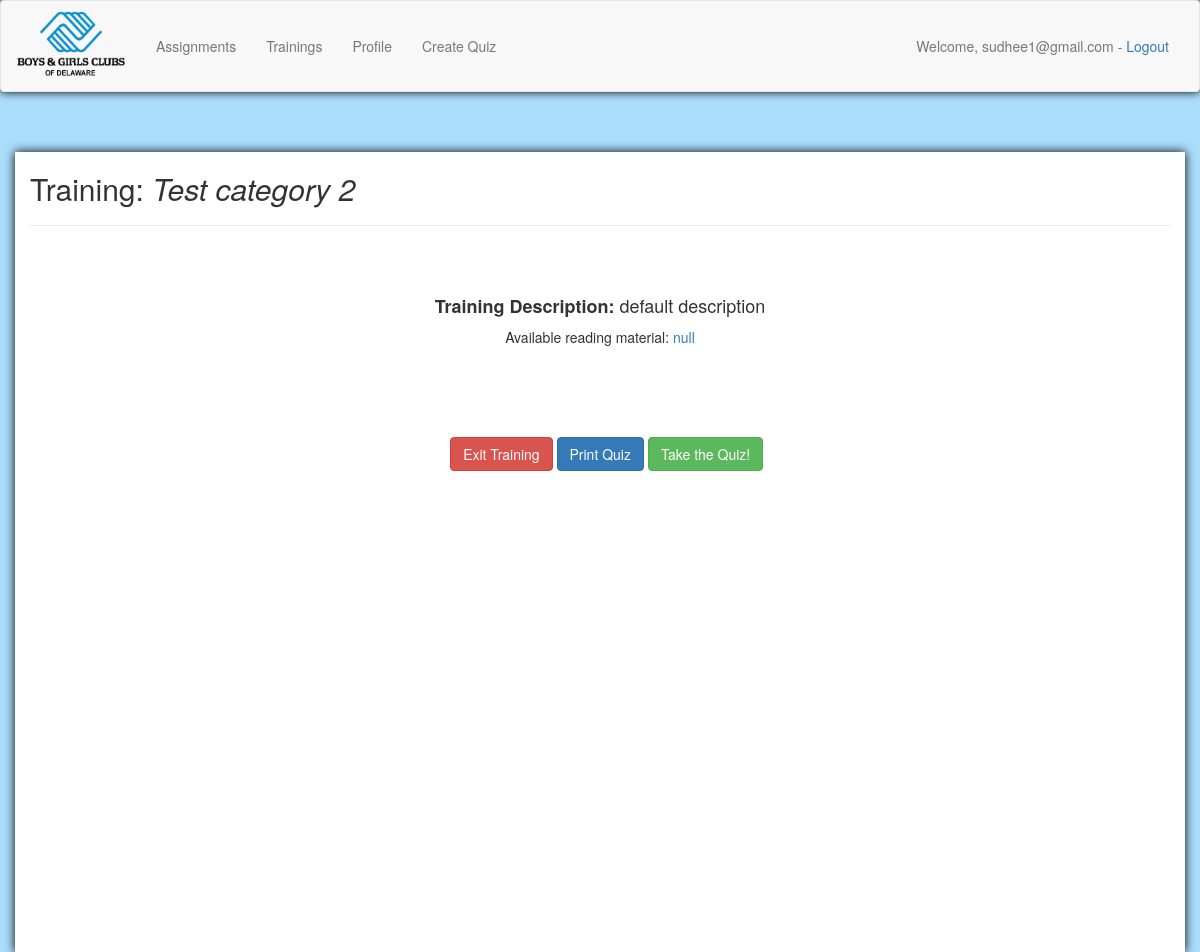
/user_assigned_training/1/ (signed in), run on the app's committed database.
### quiz_admin/models.py (models this page shows, shortened)
class Categories(models.Model):
    class Meta:
        verbose_name_plural = "quizzes"
    groups = models.ManyToManyField(Group, related_name='group')
    category_text = models.CharField(max_length=200, unique=True )
    category_description = models.CharField(max_length=1000, default="")
    course_code = models.CharField(max_length=40, default="CD"+datetime.datetime.now().strftime('%Y-%m-%d_%H:%M:%S'))
    due_date = models.DateField(default=datetime.date.today)
    duration_hours = models.DecimalField(max_digits=5, decimal_places=2, default=0.0)
    required_score = models.DecimalField(max_digits=3, decimal_places=0, default=100)

class Videos(models.Model):
    category_id = models.ForeignKey(Categories)
    url_name = models.CharField(max_length=100, blank=True)
    url = models.URLField(blank=True)
    filename = models.CharField(max_length=100, blank=True)
    file = models.FileField(upload_to=MEDIA_ROOT_FILES, blank=True)

### quizzes/views.py (the view)
# urls.py: url(r'^user_assigned_training/', include('quizzes.urls', namespace="quizzes"), name='user_assigned_training'),
@login_required
def user_assigned_training(request, training_id):
    try:
        category = Categories.objects.get(pk=training_id)
        videos = Videos.objects.filter(category_id=training_id)
    except Categories.DoesNotExist:
        raise Http404
    training_info = {}
    video_list = []
    for video in videos:
        video_list.append(video)
    paginated_videos = Paginator(video_list, 1)
    page = request.GET.get('page')
    try:
        training_info['videos'] = paginated_videos.page(page)
    except PageNotAnInteger:
        training_info['videos'] = paginated_videos.page(1)
    except EmptyPage:
        training_info['videos'] = paginated_videos.page(paginated_videos.num_pages)
    training_info['title'] = category.category_text
    training_info['description'] = category.category_description
    training_info['id'] = training_id
    if paginated_videos.num_pages > 1:
        paginate = True
    else:
        paginate = False
    context = {'training_info': training_info, 'paginate': paginate}
    return render(request, 'trainings/training.html', context)

### quizzes/templates/trainings/training.html (shortened to what this page needs)
{% include "base.html" %}
<head>
    {% load bootstrap3 %}
    {% bootstrap_css %}
</head>
<body>
    <div class="container" style="height:100%; background-color:white; box-shadow:0 0 10px black;">
        <h2>Training: <i>{{ training_info.title }}</i></h2>
        <hr/>
        <br/>
        <div class="row">
                <div class="container">
                    <br/>
                    <div style="text-align:center;">
                        <h4><b>Training Description:</b>
                            {% if training_info.description %}
                                {{ training_info.description }}
                            {% else %}
                            <i>There is no description for this training.</i>
                            {% endif %}
                        </h4>
                        {% if paginate %}
                                {% load embed_video_tags %}
                        {% endif %}
                        {% if not paginate %}
                            {% load embed_video_tags %}
                            {% for video in training_info.videos %}
                                <p>Available reading material: <a href="/training/download_file/{{ video.id }}/">{{ video.filename }}</a></p>
                                <br />
                            {% endfor %}
                        {% endif %}
                    </div>
                    <br/>
                </div>
        </div>
        <br/>
        <br/>
        <div style="text-align:center;margin-left:10pt;">
            <a href="/" class="btn btn-danger">Exit Training</a>
            <a href="/user_assigned_training/print_quiz/{{ training_info.id }}/" class="btn btn-primary">Print Quiz</a>
            <a href="/user_assigned_training/{{ training_info.id }}/quiz" class="btn btn-success">Take the Quiz!</a>
        </div>
        <br/>
    </div>
</body>

### quizzes/templates/base.html (shortened to what this page needs)
<head>
    {% load bootstrap3 %}
    {% bootstrap_css %}
</head>
<body>
    <nav class="navbar navbar-default" style="box-shadow:0 0 10px black;">
        <div class="container-fluid">
            <br/>
            <div class="navbar-header" style="margin-top:-25px;">
                <a class="navbar-brand" href="/"><img src="/media/bagcd_logo.png" alt="Boys & Girls Club of Delaware" height="70" width="110"></img></a>
            </div>
            <div class="collapse navbar-collapse">
                <ul class="nav navbar-nav">
                    <li role="presentation"><a href="/">Assignments</a></li>
                    <li role="presentation"><a href="/trainings">Trainings</a></li>
                    <li role="presentation"><a href="/profile">Profile</a></li>
                    {% if user.is_superuser %}
                        <li role="presentation"><a href="/create_quiz_form">Create Quiz</a></li>
                    {% endif %}
                </ul>
                <ul class="nav navbar-nav navbar-right">
                    <li>
                        {% if user.is_authenticated %}
                            <p class="navbar-text">Welcome, {{user.email}} - <a href="/accounts/logout/">Logout</a></p>
                        {% endif %}
                    </li>
                </ul>
            </div>
            <br/>
        </div>
    </nav>
    <br/>
    <br/>
</body>

### quizzes/templates/base.html (style rules this page uses)
html body { background-color:#abddfc; }

### data on the page
Categories: title "Test category 2", description "default description"
Videos: filename "null"

### other printed values
{{ user.email }} "sudhee1@gmail.com"
